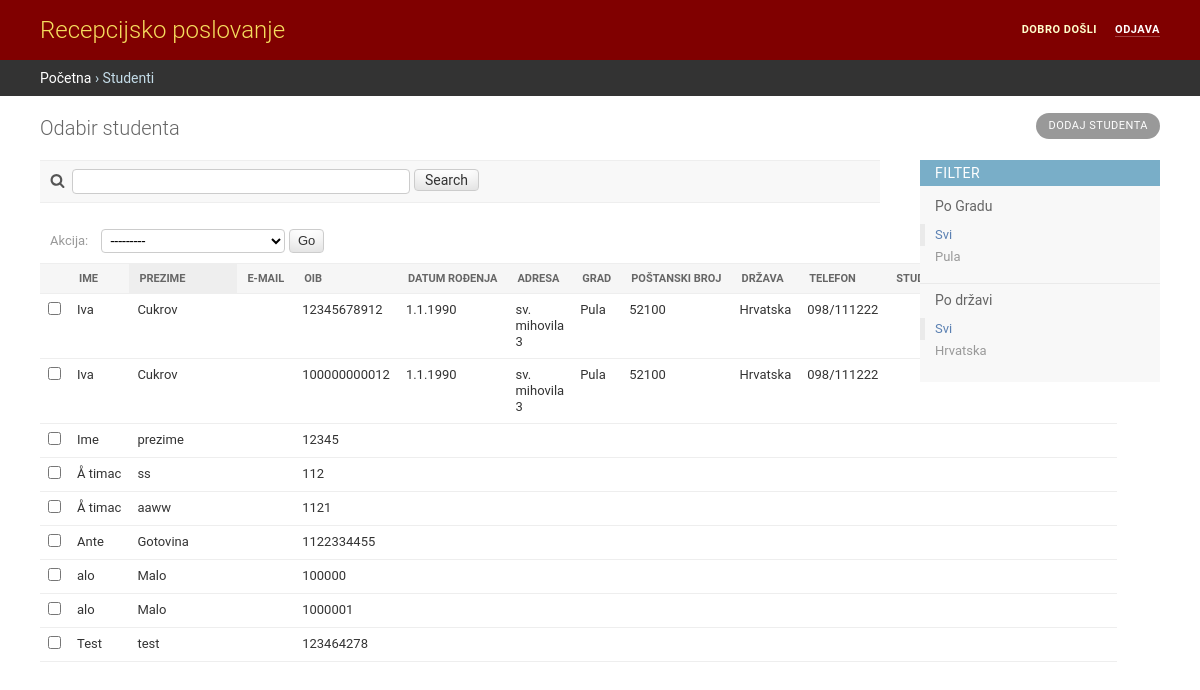
Screenshot of /Stranica/studenti/studenti.php (signed in) with the database file from the repository.
### tables this page shows
CREATE TABLE `student` (
  `id` int(10) NOT NULL,
  `ime` char(50) NOT NULL,
  `prezime` char(50) NOT NULL,
  `email` varchar(50) DEFAULT NULL,
  `oib` bigint(10) NOT NULL,
  `datum_rod` varchar(11) DEFAULT NULL,
  `adresa` varchar(50) DEFAULT NULL,
  `grad` char(50) DEFAULT NULL,
  `postanski_br` int(50) DEFAULT NULL,
  `zemlja` char(50) DEFAULT NULL,
  `telefon` varchar(20) DEFAULT NULL,
  `studij` varchar(50) DEFAULT NULL,
  `soba_br` int(10) DEFAULT NULL,
  `br_kartice` int(10) DEFAULT NULL
);

### Stranica/studenti/readstudent.php (the view, shortened to what this page needs)
<?php
$link = mysqli_connect("localhost", "root", "", "recepcijsko poslovanje");
$sql = "SELECT * FROM student";
if($result = mysqli_query($link, $sql)){
    if(mysqli_num_rows($result) > 0){
        while($row = mysqli_fetch_array($result)){
            echo "<tr>";
            echo "<td><input type='checkbox'></td>";
                echo "<td>" . $row['ime'] . "</td>";
                echo "<td>" . $row['prezime'] . "</td>";
                echo "<td>" . $row['email'] . "</td>";
                echo "<td>" . $row['oib'] . "</td>";
                echo "<td>" . $row['datum_rod'] . "</td>";
                echo "<td>" . $row['adresa'] . "</td>";
                echo "<td>" . $row['grad'] . "</td>";
                echo "<td>" . $row['postanski_br'] . "</td>";
                echo "<td>" . $row['zemlja'] . "</td>";
                echo "<td>" . $row['telefon'] . "</td>";
                echo "<td>" . $row['studij'] . "</td>";
                echo "<td>" . $row['soba_br'] . "</td>";
                echo "<td>" . $row['br_kartice'] . "</td>";
            echo "</tr>";
        }
    } else{
        echo "No records matching your query were found.";
    }
} else{
    echo "ERROR: Could not able to execute $sql. " . mysqli_error($link);
}
?>

### Stranica/studenti/studenti.php (shortened to what this page needs)
<!DOCTYPE html>
<head>
  <link rel="stylesheet" type="text/css" href="base.css">
  <link rel="stylesheet" type="text/css" href="changelists.css">
</head>
<body class="app-reception model-student change-list">
<div id="container">
  <div id="header">
    <div id="branding">
     <h1 id="site-name">Recepcijsko poslovanje</a></h1>
    </div>
    <div id="user-tools">
     <strong>Dobro došli</strong>
     <strong><a href="http://localhost/stranica/login/logout.php">Odjava</a></strong>
    </div>
  </div>
    <div class="breadcrumbs">
     <a href="http://localhost/stranica/index/index.php">Početna</a>
     › Studenti
    </div>
  <div id="content" class="flex">
     <h1>Odabir studenta</h1>
     <div id="content-main">
       <ul class="object-tools">
        <li>
          <a href="http://localhost/stranica/studenti/dodajstudenta.php">
           Dodaj studenta
          </a>
        </li>
       </ul>
     </div>
    <div class="module filtered" id="changelist">
       <div id="toolbar">
       <form id="changelist-search" method="get">
         <div>
          <label for="searchbar"><img src="http://localhost/stranica/studenti/search.svg" alt="Search"></label>
          <input type="text" size="40" name="q" value="" id="searchbar">
          <input type="submit" value="Search">
         </div>
       </form>
       </div>
          <div id="changelist-filter">
            <h2>Filter</h2>
            <h3> Po Gradu </h3>
             <ul>
              <li class="selected">
               <a href="link- php skripta za sve">Svi</a>
              </li>
              <li>
               <a href="link - php skripta za pulu">Pula</a>
              </li>
             </ul>
            <h3> Po državi </h3>
             <ul>
              <li class="selected">
               <a href="link- php skripta za sve">Svi</a>
              </li>
              <li>
               <a href="link- php skripta za Hrvatsku">Hrvatska</a>
              </li>
             </ul>
          </div>
          <div class="actions">
           <label>Akcija:
           <select name="action" required="">
            <option value="" selected="selected">---------</option>
</select></label><input class="select-across" name="select_across" type="hidden" value="0">
    <button type="submit" class="button" title="Run the selected action" name="index" value="0">Go</button>
</div>
<div class="results">
<table id="result_list">
<thead>
<tr>
<th scope="col" class="action-checkbox-column">
</th>
<th scope="col" class="sortable column-first_name">
   <div class="text"><a href=" link php poredaj po imenima">Ime</a></div>
</th>
<th scope="col" class="sortable column-last_name sorted ascending">
       <div class="sortoptions">
         <a href="link php poredaj rastući po abecedi" class="toggle ascending" title="Toggle sorting"></a>
       </div>
   <div class="text"><a href="link php prezime">Prezime</a></div>
</th>
<th scope="col" class="sortable column-email">
     <div class="text"><a href="link php email">E-mail</a></div>
</th>
<th scope="col" class="sortable column-oib_id">
    <div class="text"><a href="link php OIB">OIB</a></div>
</th>
<th scope="col" class="sortable column-date">
    <div class="text"><a href="link php ">Datum rođenja</a></div>
</th>
<th scope="col" class="sortable column-adresa">
    <div class="text"><a href="link php ">Adresa</a></div>
</th>
<th scope="col" class="sortable column-city">
   <div class="text"><a href="link php Grad">Grad</a></div>
</th>
<th scope="col" class="sortable column-PB">
    <div class="text"><a href="link php ">Poštanski broj</a></div>
</th>
<th scope="col" class="sortable column-country">
   <div class="text"><a href="link php Države">Država</a></div>
</th>
<th scope="col" class="sortable column-tel">
   <div class="text"><a href="link php tel">Telefon</a></div>
</th>
<th scope="col" class="sortable column-studij">
   <div class="text"><a href="link php studij">Studij</a></div>
</th>
<th scope="col" class="sortable column-soba_br">
   <div class="text"><a href="link php soba broj">Broj sobe</a></div>
</th>
<th scope="col" class="sortable column-br_kartice">
   <div class="text"><a href="link php broj kartice">Broj kartice</a></div>
</th>
</tr>
</thead>
<tbody>
<?php
include('readstudent.php');
?>
</tbody>
</table>
</div>
    </div>
  </div>
        <br class="clear">
    </div>
</body></html>

### Stranica/studenti/base.css (style rules this page uses)
body { margin: 0; padding: 0; font-size: 14px; font-family: "Roboto","Lucida Grande","DejaVu Sans","Bitstream Vera Sans",Verdana,Arial,sans-serif; color: #333; background: #fff; }
a:link, a:visited { color: #447e9b; text-decoration: none; }
p, ol, ul, dl { margin: .2em 0 .8em 0; }
h1,h2,h3,h4,h5 { font-weight: bold; }
h1 { margin: 0 0 20px; font-weight: 300; font-size: 20px; color: #666; }
h2 { font-size: 16px; margin: 1em 0 .5em 0; }
h3 { font-size: 14px; margin: .8em 0 .3em 0; color: #666; font-weight: bold; }
ul li { list-style-type: square; padding: 1px 0; }
li, dt, dd { font-size: 13px; line-height: 20px; }
form { margin: 0; padding: 0; }
table { border-collapse: collapse; border-color: #ccc; }
td, th { font-size: 13px; line-height: 16px; border-bottom: 1px solid #eee; vertical-align: top; padding: 8px; font-family: "Roboto", "Lucida Grande", Verdana, Arial, sans-serif; }
th { font-weight: 600; text-align: left; }
thead th, tfoot td { color: #666; padding: 5px 10px; font-size: 11px; background: #fff; border: none; border-top: 1px solid #eee; border-bottom: 1px solid #eee; }
thead th { padding: 5px 10px; line-height: normal; text-transform: uppercase; background: #f6f6f6; }
thead th a:link, thead th a:visited { color: #666; }
thead th.sorted { background: #eee; }
thead th.sorted .text { padding-right: 42px; }
table thead th .text a { display: block; cursor: pointer; padding: 8px 10px; }
table thead th.sorted .sortoptions { display: block; padding: 9px 5px 0 5px; float: right; text-align: right; }
table thead th.sorted .sortoptions a { position: relative; width: 14px; height: 14px; display: inline-block; background: url(../img/sorting-icons.svg) 0 0 no-repeat; background-size: 14px auto; }
table thead th.sorted .sortoptions a.ascending { background-position: 0 -28px; }
input, textarea, select, .form-row p, form .button { margin: 2px 0; padding: 2px 3px; vertical-align: middle; font-family: "Roboto", "Lucida Grande", Verdana, Arial, sans-serif; font-weight: normal; font-size: 13px; }
input[type=text], input[type=password], input[type=email], input[type=url], input[type=number], textarea, select, .vTextField { border: 1px solid #ccc; border-radius: 4px; padding: 5px 6px; margin-top: 0; }
select { height: 30px; }
.button, input[type=submit], input[type=button], .submit-row input, a.button { background: #79aec8; padding: 10px 15px; border: none; border-radius: 4px; color: #fff; cursor: pointer; }
.module { border: none; margin-bottom: 30px; background: #fff; }
.module p, .module ul, .module h3, .module h4, .module dl, .module pre { padding-left: 10px; padding-right: 10px; }
.module ul, .module ol { margin-left: 1.5em; }
.module h3 { margin-top: .6em; }
.module h2, .module caption, .inline-group h2 { margin: 0; padding: 8px; font-weight: 400; font-size: 13px; text-align: left; background: #79aec8; color: #fff; }
.module table { border-collapse: collapse; }
div.breadcrumbs { background: #333333; padding: 10px 40px; border: none; font-size: 14px; color: #c4dce8; text-align: left; }
div.breadcrumbs a { color: #fff; }
.object-tools { font-size: 10px; font-weight: bold; padding-left: 0; float: right; position: relative; margin-top: -48px; }
.object-tools li { display: block; float: left; margin-left: 5px; height: 16px; }
.object-tools a { border-radius: 15px; }
.object-tools a:link, .object-tools a:visited { display: block; float: left; padding: 3px 12px; background: #999; font-weight: 400; font-size: 11px; text-transform: uppercase; letter-spacing: 0.5px; color: #fff; }
#container { position: relative; width: 100%; min-width: 980px; padding: 0; }
#content { padding: 20px 40px; }
#content-main { float: left; width: 100%; }
#header { width: auto; height: 40px; padding: 10px 40px; background: #800000; line-height: 40px; color: #ffc; overflow: hidden; }
#header a:link, #header a:visited { color: #fff; }
#branding { float: left; }
#branding h1 { padding: 0; margin: 0 20px 0 0; font-weight: 300; font-size: 24px; color: #f5dd5d; }
#branding h1, #branding h1 a:link, #branding h1 a:visited { color: #f5dd5d; }
#user-tools { float: right; padding: 0; margin: 0 0 0 20px; font-weight: 300; font-size: 11px; letter-spacing: 0.5px; text-transform: uppercase; text-align: right; }
#user-tools a { border-bottom: 1px solid rgba(255, 255, 255, 0.25); }

### rows the page displays
student: ime "Iva", prezime "Cukrov", oib "12345678912", datum_rod "1.1.1990", adresa "sv. mihovila 3", grad "Pula", postanski_br "52100", zemlja "Hrvatska", telefon "098/111222"
student: ime "Iva", prezime "Cukrov", oib "100000000012", datum_rod "1.1.1990", adresa "sv. mihovila 3", grad "Pula", postanski_br "52100", zemlja "Hrvatska", telefon "098/111222"
student: ime "Ime", prezime "prezime", oib "12345"
student: ime "Å timac", prezime "ss", oib "112"
student: ime "Å timac", prezime "aaww", oib "1121"
student: ime "Ante", prezime "Gotovina", oib "1122334455"
student: ime "alo", prezime "Malo", oib "100000"
student: ime "alo", prezime "Malo", oib "1000001"
student: ime "Test", prezime "test", oib "123464278"
